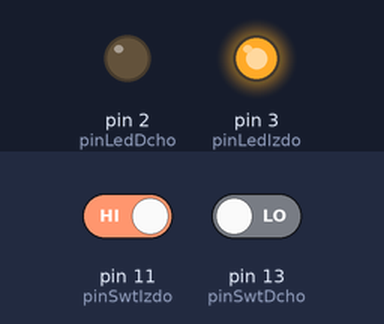
A sketch run on a simulated Arduino Uno, built with avr-gcc and run on an emulated ATmega328P. Shown: output pins drawn as LEDs (lit = HIGH). Dashed ring = blinking. The test bench sets the inputs (shaded band); at power-on: pin 11 (pinSwtIzdo) HIGH, pin 13 (pinSwtDcho) LOW.

Above: at 0.6 s.
At 1.2 s:
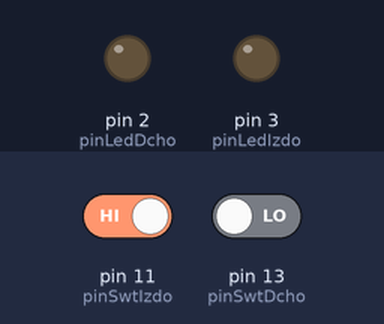
1.3 s: pin 11 (pinSwtIzdo) driven LOW and pin 13 (pinSwtDcho) driven HIGH
At 1.9 s:
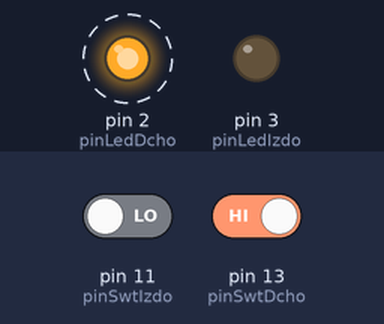
Timing chart, 0 to 10.3 s (numbered marks = the images above; inputs shaded):
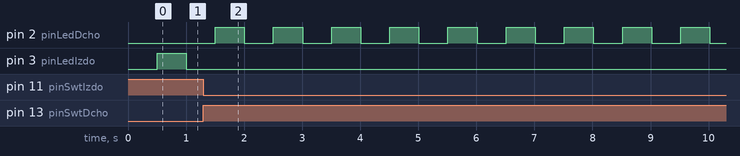

Measured:
- after the input at 1.3 s, pin 2 (pinLedDcho): alternates HIGH for 0.50 s and LOW for 0.50 s, starting after 0.20 s; pin 3 (pinLedIzdo): stops changing and stays LOW

The sketch:

Proyecto_001.ino
```cpp
/**
   gestion del tiempo trascurrido
*/
unsigned long relojPeriodo = 0;
// tiempo de encendido y apagado
const int periodoOnOff = 500;
unsigned long relojEncendido = 0;
// duracion del intermitente funcionando
const int duracionEncendido = 5000;

boolean estadoIntermitenteDcho = false;
boolean estadoIntermitenteIzdo = false;

boolean parpadeoOnOff = false;
boolean intermitenteOnOff = false;

// Salidas de luces
int pinLedDcho = 2;
int pinLedIzdo = 3;

// Pusadores de entrada
int pinSwtDcho = 13;
int pinSwtIzdo = 11;

void setup() {
  relojPeriodo = millis();
  relojEncendido = millis();
  pinMode(pinLedDcho, OUTPUT);
  pinMode(pinLedIzdo, OUTPUT);
  pinMode(pinSwtDcho, INPUT);
  pinMode(pinSwtIzdo, INPUT);
}

void loop() {
  controlPulsadores();

  //
  controlParpadeoIntermitente();
  controlTiempoEncendidoIntermitente();

  controlLuces();

}

boolean isActiadoDerecho() {
  return estadoIntermitenteDcho && parpadeoOnOff && intermitenteOnOff;
}

boolean isActiadoIzquierdo() {
  return estadoIntermitenteIzdo && parpadeoOnOff && intermitenteOnOff;
}

/**

*/
void controlParpadeoIntermitente() {
  // control de parpadeo de intermitente
  if ((millis() - relojPeriodo > periodoOnOff)) {
    parpadeoOnOff = !parpadeoOnOff;
    relojPeriodo = millis();
  }
}

void controlTiempoEncendidoIntermitente() {
  // control de parpadeo de intermitente
  if (millis() - relojEncendido > duracionEncendido) {
    relojEncendido = millis();
    intermitenteOnOff = false;
  }
}

void controlPulsadores() {
  boolean _izdoStatus = digitalRead(pinSwtIzdo);
  boolean _dchoStatus = digitalRead(pinSwtDcho);
  if ((!_izdoStatus && _dchoStatus) || (_izdoStatus && !_dchoStatus)) {
    estadoIntermitenteDcho = _dchoStatus;
    estadoIntermitenteIzdo = _izdoStatus;
    relojEncendido = millis();
    intermitenteOnOff = true;
  }
}

void controlLuces() {
  digitalWrite(pinLedDcho, isActiadoDerecho());
  digitalWrite(pinLedIzdo, isActiadoIzquierdo());

}
```
